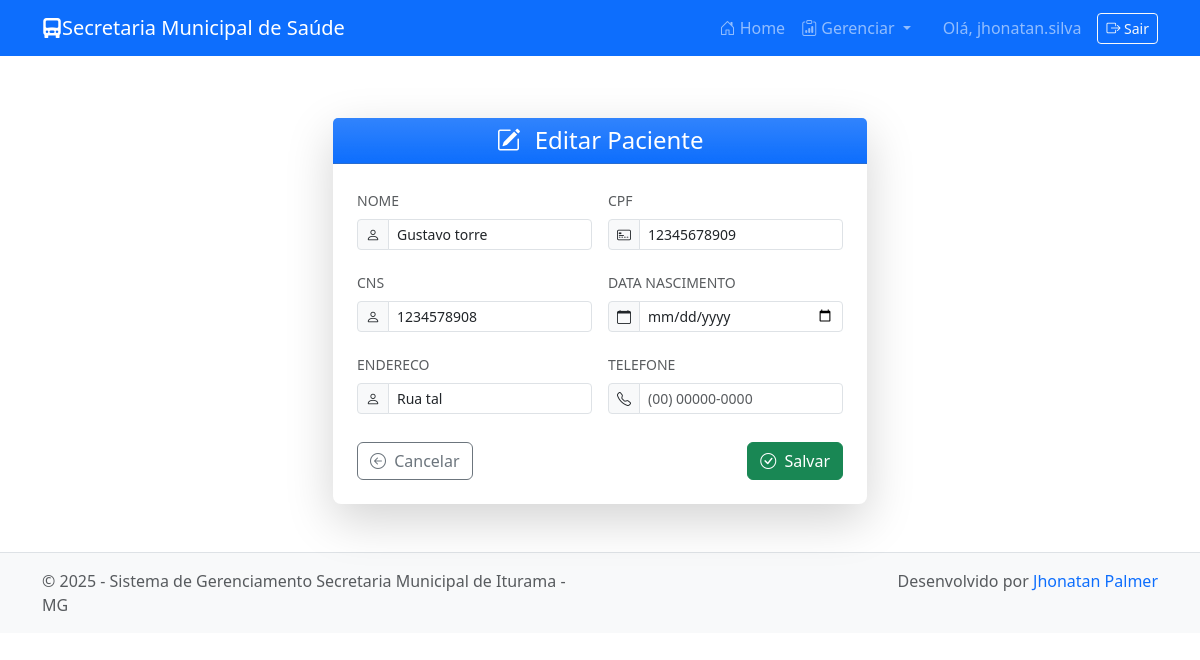
Screenshot of /pacientes/editar/2/ (signed in) with the database file from the repository.
### pacientes/models.py (models this page shows, shortened)
class Paciente(models.Model):
    nome = models.CharField(max_length=150)
    cpf = models.CharField(max_length=11, blank=True, null=True, unique=True, validators=[validate_cpf])
    cns = models.CharField(max_length=15, blank=True, null=True)
    data_nascimento = models.DateField()
    endereco = models.TextField(max_length=30)
    telefone = models.CharField(max_length=20, blank=True)

### pacientes/views.py (the view)
# urls.py: path('editar/<int:pk>/', PacienteUpdateView.as_view(), name='paciente_update'),
class PacienteUpdateView(LoginRequiredMixin, UpdateView):
    login_url = '/accounts/login/'
    model = Paciente
    form_class = PacienteForm
    template_name = "pacientes/paciente_form.html"
    success_url = reverse_lazy("paciente_list")

### pacientes/forms.py
class PacienteForm(forms.ModelForm):
    class Meta:
        model = Paciente
        fields = '__all__'
        widgets = {
            'nome': forms.TextInput(attrs={'class': 'form-control', 'placeholder': 'Nome completo'}),
            'cpf': forms.TextInput(attrs={'class': 'form-control', 'placeholder': '000.000.000-00'}),
            'cns': forms.TextInput(attrs={'class': 'form-control', 'placeholder': 'CNS'}),
            'data_nascimento': forms.DateInput(attrs={'class': 'form-control', 'type': 'date'}),
            'endereco': forms.TextInput(attrs={'class': 'form-control', 'placeholder': 'Endereço completo'}),
            'telefone': forms.TextInput(attrs={'class': 'form-control', 'placeholder': '(00) 00000-0000'}),
        }

### pacientes/templates/pacientes/paciente_form.html (shortened to what this page needs)
{% extends "base.html" %}
{% load widget_tweaks %}
{% block content %}
<div class="container mt-5">
    <div class="row justify-content-center">
        <div class="col-md-8 col-lg-6">
            <div class="card shadow-lg border-0 rounded-3">
                <div class="card-header bg-gradient bg-primary text-white text-center">
                    <h4 class="mb-0">
                        <i class="bi {% if form.instance.pk %}bi-pencil-square{% else %}bi-plus-circle{% endif %} me-2"></i>
                        {{ form.instance.pk|yesno:"Editar Paciente,Novo Paciente" }}
                    </h4>
                </div>
                <div class="card-body p-4">
                    <form method="post" novalidate>
                        <div class="row g-3">
                            {% for field in form %}
                                <div class="col-12 col-md-6">
                                    <label for="{{ field.id_for_label }}" class="form-label small text-uppercase text-muted">
                                        {{ field.label }}
                                    </label>
                                    <div class="input-group input-group-sm mb-1">
                                        <span class="input-group-text bg-light">
                                            {% if field.name == "cpf" %}
                                                <i class="bi bi-credit-card-2-front"></i>
                                            {% elif field.name == "telefone" %}
                                                <i class="bi bi-telephone"></i>
                                            {% elif field.name == "data_nascimento" %}
                                                <i class="bi bi-calendar"></i>
                                            {% else %}
                                                <i class="bi bi-person"></i>
                                            {% endif %}
                                        </span>
                                        {{ field|add_class:"form-control" }}
                                    </div>
                                </div>
                            {% endfor %}
                        </div>
                        <div class="d-flex justify-content-between mt-4">
                            <a href="{% url 'paciente_list' %}" class="btn btn-outline-secondary">
                                <i class="bi bi-arrow-left-circle me-1"></i> Cancelar
                            </a>
                            <button type="submit" class="btn btn-success">
                                <i class="bi bi-check-circle me-1"></i> Salvar
                            </button>
                        </div>
                    </form>
                </div>
            </div>
        </div>
    </div>
</div>
{% endblock %}

### secretaria_it/templates/base.html (shortened to what this page needs)
<!DOCTYPE html>
<html lang="pt-br">
<head>
    <link href="https://cdn.jsdelivr.net/npm/bootstrap@5.3.2/dist/css/bootstrap.min.css" rel="stylesheet" />
    <link href="https://cdn.jsdelivr.net/npm/bootstrap-icons@1.10.5/font/bootstrap-icons.css" rel="stylesheet" />
</head>
<body>
    <nav class="navbar navbar-expand-lg navbar-dark bg-primary fixed-top">
        <div class="container">
            <a class="navbar-brand" href="{% url 'dashboard' %}">
                <i class="bi bi-truck-front-fill"></i>Secretaria Municipal de Saúde
            </a>
            <div class="collapse navbar-collapse" id="navbarNav">
                <ul class="navbar-nav ms-auto">
                    <li class="nav-item">
                        <a class="nav-link" href="{% url 'dashboard' %}">
                            <i class="bi bi-house-door"></i> Home
                        </a>
                    </li>
                    {% if user.is_authenticated %}
                    <li class="nav-item dropdown">
                        <a class="nav-link dropdown-toggle" href="#" id="navDropdown" role="button" data-bs-toggle="dropdown" aria-expanded="false">
                            <i class="bi bi-clipboard-data"></i> Gerenciar
                        </a>
                    </li>
                    <li class="nav-item d-flex align-items-center ms-3">
                        <span class="nav-link mb-0">Olá, {{ user.get_full_name|default:user.username }}</span>
                        <form method="post" action="{% url 'logout' %}" class="d-inline ms-2 mb-0">
                            <button type="submit" class="btn btn-outline-light btn-sm">
                                <i class="bi bi-box-arrow-right"></i> Sair
                            </button>
                        </form>
                    </li>
                    {% else %}
                    <li class="nav-item">
                        <a class="nav-link" href="{% url 'login' %}"><i class="bi bi-box-arrow-in-right"></i> Login</a>
                    </li>
                    {% endif %}
                </ul>
            </div>
        </div>
    </nav>
    <main class="container mt-4">
        {% block content %}{% endblock %}
    </main>
    <footer>
        <div class="container">
            <div class="row text-muted">
                <div class="col-md-6 text-md-start mb-2 mb-md-0">
                    &copy; {{ year|default:"2025" }} - Sistema de Gerenciamento Secretaria Municipal de Iturama - MG
                </div>
                <div class="col-md-6 text-md-end">
                    Desenvolvido por <a href="https://www.instagram.com/jhonatan.babu/" target="_blank" class="text-decoration-none">Jhonatan Palmer</a>
                </div>
            </div>
        </div>
    </footer>
</body>
</html>

### secretaria_it/templates/base.html (style rules this page uses)
body { padding-top: 70px; }
footer { background-color: #f8f9fa; padding: 1rem 0; text-align: center; margin-top: 3rem; border-top: 1px solid #dee2e6; }

### rows the page displays
Paciente: instance.pk "Editar Paciente", form "Gustavo torre" "12345678909" "1234578908" "Rua tal"

### other values shown
{{ user.get_full_name|default:user.username }} "jhonatan.silva"
{{ field.label }} "NOME" "CPF" "CNS" "DATA NASCIMENTO" "ENDERECO" "TELEFONE"
{{ year|default:"2025" }} "2025"
